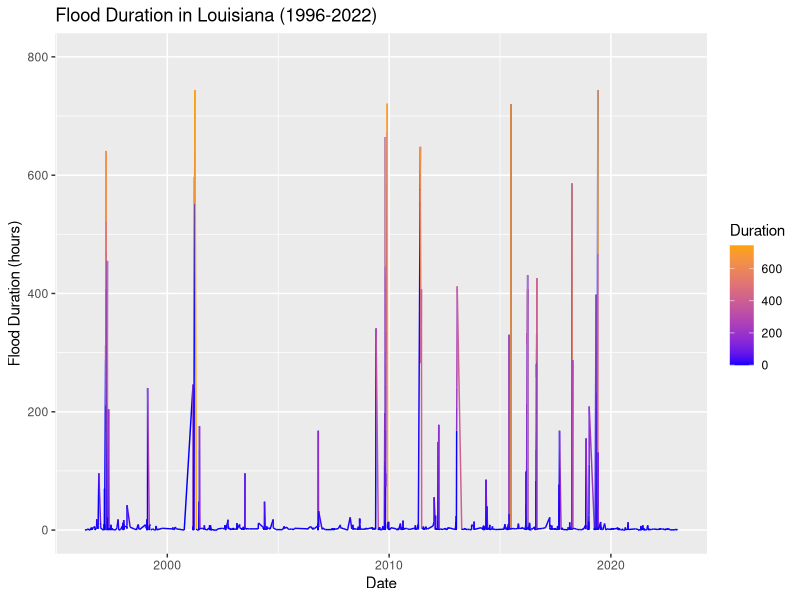

Write the R code that produced this figure.
## ---- chunk 1
knitr::opts_chunk$set(echo = TRUE)
## ---- chunk 2

library(tidyverse)
library(lubridate)
library(cowplot)
library(here)
library(ggplot2)

getwd()

## ---- chunk 3

#Assign a variable to the processed data folder location
processed_data = "Output/ProcessedData_KEY"

flood_data <- read.csv(file=here("./ProcessedData/FloodData.csv"), stringsAsFactors = TRUE)

head(flood_data)

## ---- chunk 4

# Convert END_DATE from factor to character
flood_data$END_DATE <- as.character(flood_data$END_DATE)

flood_data$END_DATE <- as.Date(paste0(flood_data$END_DATE, "-01"), format="%Y-%m-%d")

class(flood_data$END_DATE)

## ---- chunk 5

ggplot(flood_data, aes(x = END_DATE, y = Duration, color = Duration)) +
   geom_line() +
  scale_color_gradient(low = "blue", high = "orange") +
  scale_y_log10() +
  labs(x = "Date", y = "Flood Duration (hours)", title = "Flood Duration in Louisiana (1996-2022)", color = "Duration")+
  ylim(0, 800)

